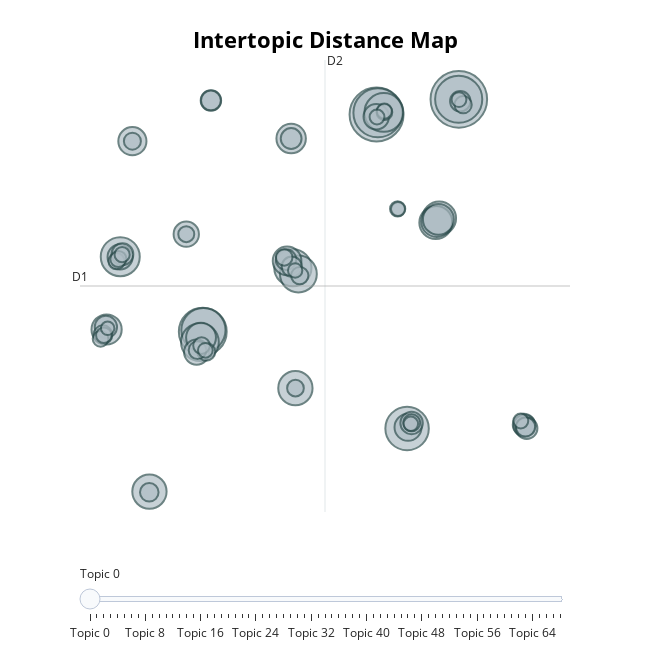

This figure's notebook cell:
### Code cell
print(topic_model.get_topic(-1)) 
# Visualisation des topics
topic_model.visualize_topics()
